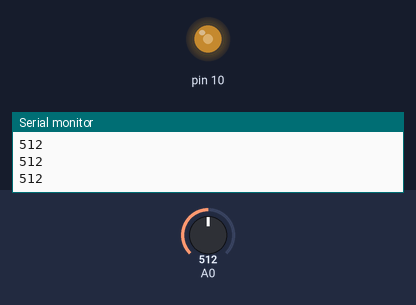
Simulated run of this sketch. Board: Arduino Uno, built with avr-gcc and run on an emulated ATmega328P. On the bench: output pins drawn as LEDs (lit = HIGH), the last lines printed to the serial monitor. The inputs (shaded band) are chosen by the test bench; at power-on: A0 = 512.

Above: at 1.2 s.
1.3 s: A0 set to 716
At 2.5 s:
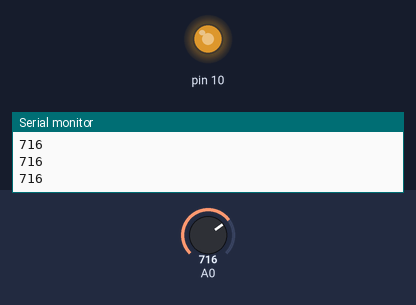
2.8 s: A0 set to 900
At 3.9 s:
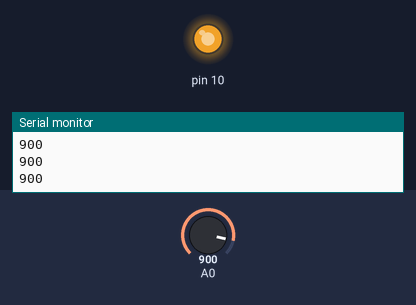
4.3 s: A0 set to 122
At 5.2 s:
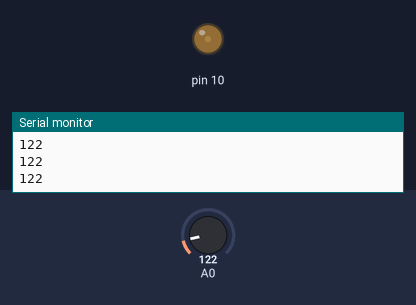
5.8 s: A0 set to 0
At 6.5 s:
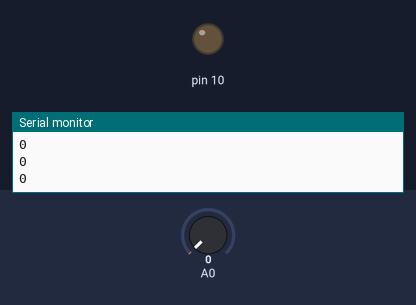
7.3 s: A0 set to 511
At 7.8 s:
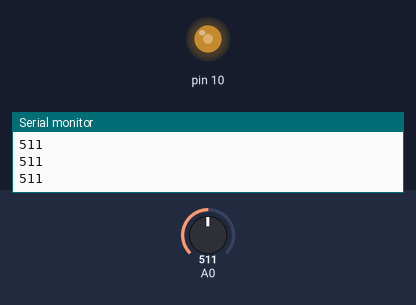
Timing chart, 0 to 9.8 s (numbered marks = the images above; inputs shaded):
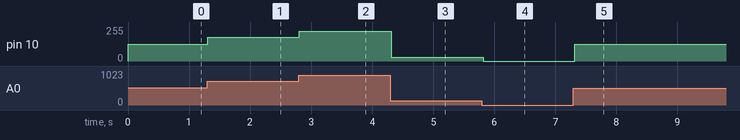

The sketch:

02_04_Registor_Practice.ino
```cpp
void setup() {
  // put your setup code here, to run once:
  Serial.begin(9600);
  pinMode(10, OUTPUT);
}

void loop() {
  // put your main code here, to run repeatedly:
  int resistor = analogRead(A0);
  Serial.println(resistor);
  resistor = map(resistor, 0, 1023, 0, 255); // 입력값을 출력값으로 변경
  analogWrite(10, resistor);
  delay(100);
}
```

Measured:
- after the input at 1.3 s, pin 10: 127/255 → 178/255 at once
- after the input at 2.8 s, pin 10: 178/255 → 224/255 at once
- after the input at 4.3 s, pin 10: 224/255 → 30/255 at once
- after the input at 5.8 s, pin 10: 30/255 → 0/255 at once
- after the input at 7.3 s, pin 10: 0/255 → 127/255 at once
